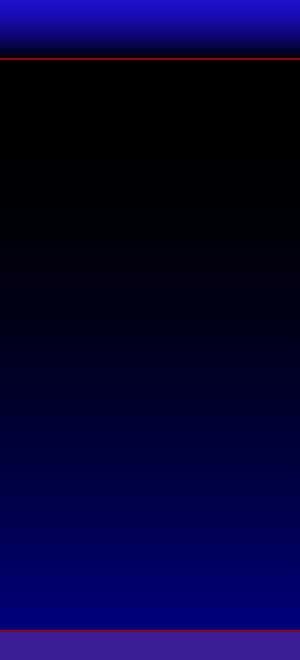

Tiled map render using the project's own tile images. Description and the map definition, with tile-layer contents summarised, below:
An orthogonal 30x66 tile map with 10x10 px tiles, 1 tile layer (Calque 1).

<map version="1.0" orientation="orthogonal" renderorder="right-down" width="30" height="66" tilewidth="10" tileheight="10" nextobjectid="1">
 <tileset firstgid="1" name="board" tilewidth="10" tileheight="10">
  <image source="board.png" width="300" height="660" />
 </tileset>
 <layer name="Calque 1" width="30" height="66">
  <data>[1980 cells, 1980 non-empty, 1980 distinct tile ids]</data>
 </layer>
</map>